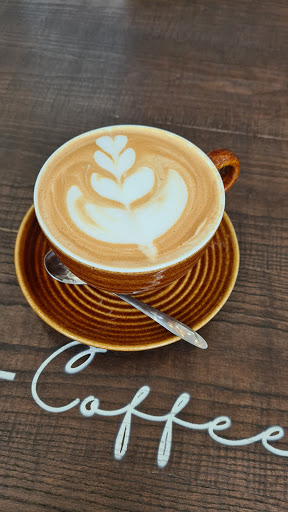
#> input picture images/2021-03-14_orig.jpg, 288 x 512 px
$ python Filters.py
#> lines starting #> are read from the running program, lines starting #| are printed output that depends on the picture
#> the answer given: 1
import cv2 as cv
import numpy as np
#from matplotlib import pyplot as plt
from matplotlib.image import imread
from scipy import ndimage
import matplotlib.pyplot as plt
from PIL import Image
import time
import llf


class Filter:
    def Gaussian(self):
        # Load and blur image
        img = cv.imread("../images/2021-03-14_orig.jpg")
#> img is the input picture: shape (512, 288, 3); mean B, G, R 77.9, 95, 111.7
        img2 = cv.imread("../images/2021-03-14_orig.jpg")
        blur = cv.GaussianBlur(img, (5, 5), 0)
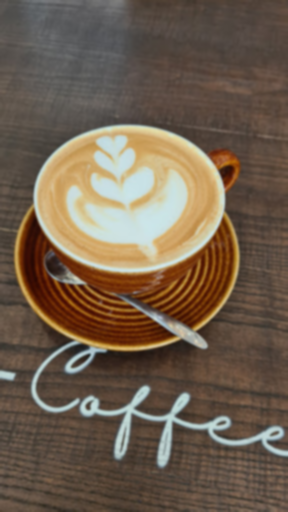
#> blur: shape (512, 288, 3); mean B, G, R 77.9, 95, 111.7
        blur2 = cv.GaussianBlur(img2, (5, 5), 0)

        # Convert color from bgr (OpenCV default) to rgb
        img_rgb = cv.cvtColor(img, cv.COLOR_BGR2RGB)
        blur_rgb = cv.cvtColor(blur, cv.COLOR_BGR2RGB)
        img_rgb2 = cv.cvtColor(img2, cv.COLOR_BGR2RGB)
        blur_rgb2 = cv.cvtColor(blur2, cv.COLOR_BGR2RGB)

        # Display
        plt.subplot(221), plt.imshow(img_rgb), plt.title('Gauss Noise')
        plt.xticks([]), plt.yticks([])
        plt.subplot(222), plt.imshow(blur_rgb), plt.title('Gauss Noise - Blurred')
        plt.xticks([]), plt.yticks([])
        plt.subplot(223), plt.imshow(img_rgb2), plt.title('Salt&Pepper Noise')
        plt.xticks([]), plt.yticks([])
        plt.subplot(224), plt.imshow(blur_rgb2), plt.title('Salt&Pepper Noise - Blurred')
        plt.xticks([]), plt.yticks([])
        plt.show()
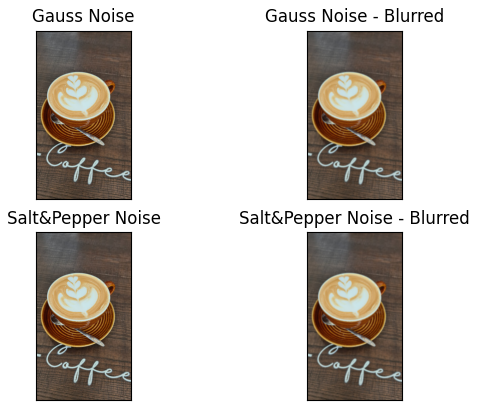
#> figure drawn by matplotlib, 4 panels
    # [120 lines left out: functions TrungVi, TrungBinh, Bilateral, Sobel, LaplacianFilter, not called in this run]

ans=True
test = Filter()

while ans:
    print("""
    1.Bo loc Gaussian
    2.Bo loc Trung Vi
    3.Bo loc Trung Binh
    4.Bo loc Bilateral
    5.Bo loc Sobel
    6.Bo loc Laplacian
    7.Exit/Quit
    """)
#> (the run stopped early here; a loop or call above may not have finished)
